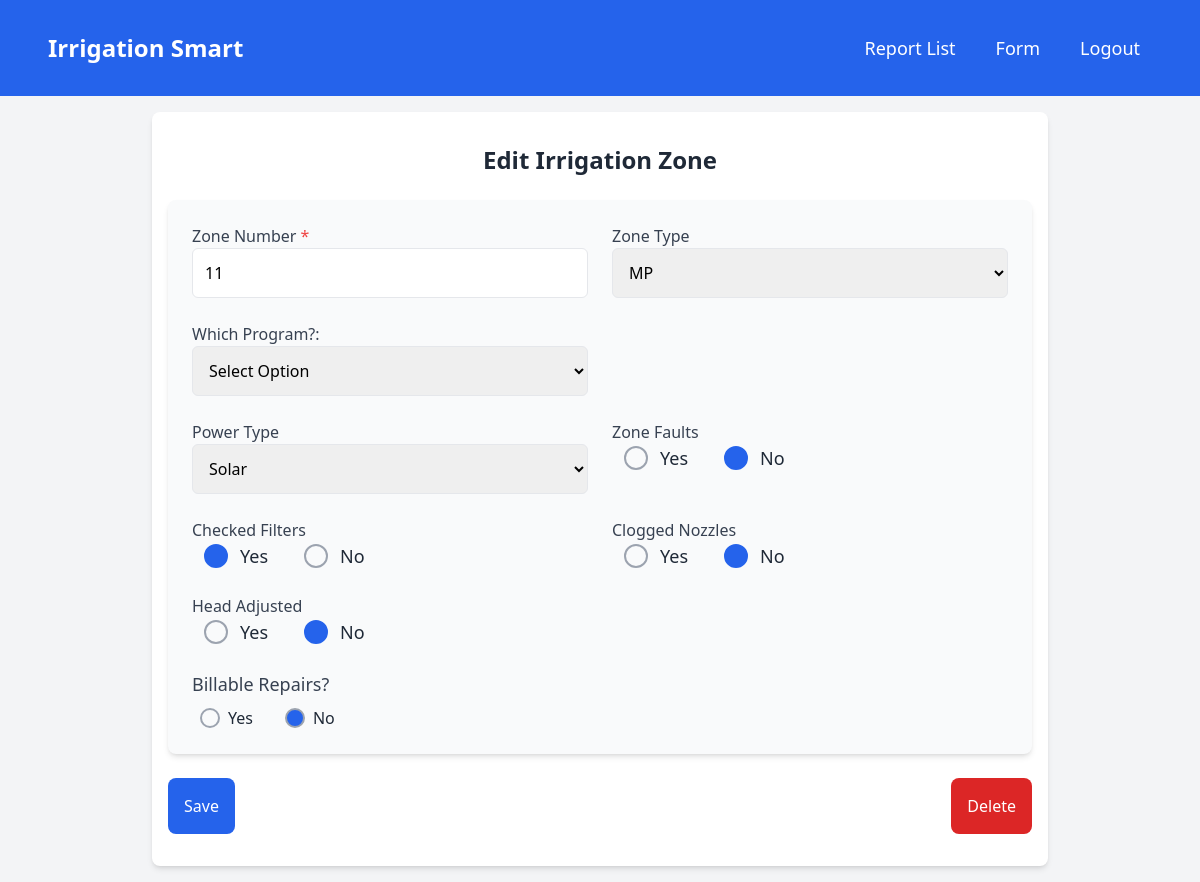
The page /accounts/zone/edit/75/ on the database its author committed.
### accounts/models.py (models this page shows)
class IrrigationZone(models.Model):
    report = models.ForeignKey(IrrigationReport, on_delete=models.CASCADE, related_name="zones", null=True, blank=True)
    zone_number = models.IntegerField(null=True, blank=True)
    zone_type = models.CharField(max_length=50, choices=[
        ('Spray', 'Spray'), ('Rotor', 'Rotor'), ('MP', 'MP'), ('Drip', 'Drip'), ('Bubbler', 'Bubbler')
    ], null=True, blank=True)
    program_type = models.CharField(max_length=10, null=True, blank=True)
    run_time_schedule = models.CharField(max_length=255, blank=True, null=True)
    run_days = models.CharField(max_length=255, blank=True, null=True)
    power_type = models.CharField(max_length=50, choices=[('Battery', 'Battery'), ('Solar', 'Solar'), ('Hardwire', 'Hardwire')], blank=True, null=True)
    zone_faults = models.BooleanField(default=False, null=True, blank=True)
    zone_runtime = models.TimeField(default=None, null=True, blank=True)
    checked_filters = models.BooleanField(default=False, null=True, blank=True)
    clogged_nozzles = models.BooleanField(default=False, null=True, blank=True)
    head_adjusted = models.BooleanField(default=False, null=True, blank=True)
    billable_repairs = models.BooleanField(default=False, null=True, blank=True)
    head_broken_6 = models.IntegerField(default=0, null=True, blank=True)
    head_broken_12 = models.IntegerField(default=0, null=True, blank=True)
    broken_riser = models.IntegerField(default=0, null=True, blank=True)
    upgrade_4_popup = models.IntegerField(default=0, null=True, blank=True)
    upgrade_6_popup = models.IntegerField(default=0, null=True, blank=True)
    upgrade_12_popup = models.IntegerField(default=0, null=True, blank=True)
    upgrade_6_rotor = models.IntegerField(default=0, null=True, blank=True)
    upgrade_12_rotor = models.IntegerField(default=0, null=True, blank=True)
    nozzle_mpr = models.IntegerField(default=0, null=True, blank=True)
    nozzle_mp_rotator = models.IntegerField(default=0, null=True, blank=True)
    spray_nozzle_repair = models.BooleanField(default=False, null=True, blank=True)
    dripline_break = models.BooleanField(default=False, null=True, blank=True)
    severe_line_clog = models.BooleanField(default=False, null=True, blank=True)
    lateral_line_break = models.BooleanField(default=False, null=True, blank=True)
    relocation = models.BooleanField(default=False, null=True, blank=True)
    head_raised_lowered_turf = models.BooleanField(default=False, null=True, blank=True)
    head_raised_lowered_shrub = models.BooleanField(default=False, null=True, blank=True)
    damaged_valve_box = models.BooleanField(default=False, null=True, blank=True)
    valve_operating = models.BooleanField(default=False, null=True, blank=True)
    rain_sensor_operating = models.BooleanField(default=False, null=True, blank=True)
    controller_operating = models.BooleanField(default=False, null=True, blank=True)
    additional_labor = models.TextField(blank=True, null=True)

### accounts/views.py (the view)
# urls.py: path('zone/edit/<int:zone_id>/', views.edit_zone, name='edit_zone'),
def edit_zone(request, zone_id):
    zone = get_object_or_404(IrrigationZone, id=zone_id)
    if request.method == 'POST':
        form = IrrigationZoneForm(request.POST, instance=zone)
        if form.is_valid():
            form.save()
            return redirect('step2')  # Redirect to the list of zones or another page
    else:
        form = IrrigationZoneForm(instance=zone)
    return render(request, 'edit_zone.html', {'form': form, 'zone': zone})

### accounts/forms.py (called while the page is built, shortened)
    def get_program_type_choices(self, report):
        base_choices = [('House', 'House')]
        print(report)
        return base_choices

### accounts/templates/edit_zone.html (shortened to what this page needs)
{% extends 'base.html' %}
{% block content %}
{% load widget_tweaks %}
    <div class="max-w-4xl mx-auto py-8 px-4 bg-white shadow-md rounded-lg">
        <h2 class="text-2xl font-semibold text-gray-800 text-center mb-6">Edit Irrigation Zone</h2>
        <form method="post">
            <div id="zone-entries">
                <div class="zone-entry bg-gray-50 p-6 rounded-lg shadow-md mb-6" data-zone-index="0">
                    <div class="grid grid-cols-1 sm:grid-cols-2 gap-6">
                        <div>
                            <label class="text-gray-700 font-medium">Zone Number <span class="text-red-500">*</span></label>
                            {{ form.zone_number|add_class:"w-full p-3 border rounded-md focus:outline-none focus:ring-2 focus:ring-blue-500" }}
                        </div>
                        <div>
                            <label class="text-gray-700 font-medium">Zone Type</label>
                            {{ form.zone_type|add_class:"w-full p-3 border rounded-md focus:outline-none focus:ring-2 focus:ring-blue-500" }}
                        </div>
                        <div>
                            <label class="text-gray-700 font-medium">Which Program?:</label>
                            <select name="program_type_0" class="program-type w-full p-3 border rounded-md focus:outline-none focus:ring-2 focus:ring-blue-500">
                                <option value="">Select Option</option>
                            </select>
                        </div>
                    </div>
                    <div class="general-fields  grid grid-cols-1 sm:grid-cols-2 gap-6 mt-6">
                        <div>
                            <label class="text-gray-700 font-medium">Power Type</label>
                            {{ form.power_type|add_class:"w-full p-3 border rounded-md focus:outline-none focus:ring-2 focus:ring-blue-500" }}
                        </div>
                        <div>
                            <label class="text-gray-700 font-medium">Zone Faults</label>
                            {{ form.zone_faults|add_class:"w-full p-3 border rounded-md focus:outline-none focus:ring-2 focus:ring-blue-500" }}
                        </div>
                        <div>
                            <label class="text-gray-700 font-medium">Checked Filters</label>
                            {{ form.checked_filters|add_class:"w-full p-3 border rounded-md focus:outline-none focus:ring-2 focus:ring-blue-500" }}
                        </div>
                        <div>
                            <label class="text-gray-700 font-medium">Clogged Nozzles</label>
                            {{ form.clogged_nozzles|add_class:"w-full p-3 border rounded-md focus:outline-none focus:ring-2 focus:ring-blue-500" }}
                        </div>
                        <div>
                            <label class="text-gray-700 font-medium">Head Adjusted</label>
                            {{ form.head_adjusted|add_class:"w-full p-3 border rounded-md focus:outline-none focus:ring-2 focus:ring-blue-500" }}
                        </div>
                    </div>
                    <div class="billable-section  mt-6">
                        <label class="text-lg font-medium text-gray-700">Billable Repairs?</label>
                        <div class="flex space-x-6 mt-2">
                            <label class="flex items-center space-x-2 cursor-pointer">
                                <div class="w-5 h-5 border-2 border-gray-400 rounded-full peer-checked:bg-blue-600"></div>
                                <span class="text-gray-800">Yes</span>
                            </label>
                            <label class="flex items-center space-x-2 cursor-pointer">
                                <div class="w-5 h-5 border-2 border-gray-400 rounded-full peer-checked:bg-blue-600"></div>
                                <span class="text-gray-800">No</span>
                            </label>
                        </div>
                    </div>
                </div>
            </div>
            <div class="flex justify-between items-center">
                <button type="submit" class="btn btn-primary bg-blue-600 text-white p-4 rounded-lg hover:bg-blue-700 transition duration-300">Save</button>
                <a href="{% url 'delete_zone' zone.id %}" class="btn btn-danger bg-red-600 text-white p-4 rounded-lg hover:bg-red-700 transition duration-300">Delete</a>
            </div>
        </form>
    </div>
{% endblock %}

### rows shown on the page
IrrigationZone: zone_number "11", zone_type "MP", power_type "Solar"

### other values the page prints
{{ option.label }} "Yes" "No" "Yes" "No" "Yes" "No" "Yes" "No"
